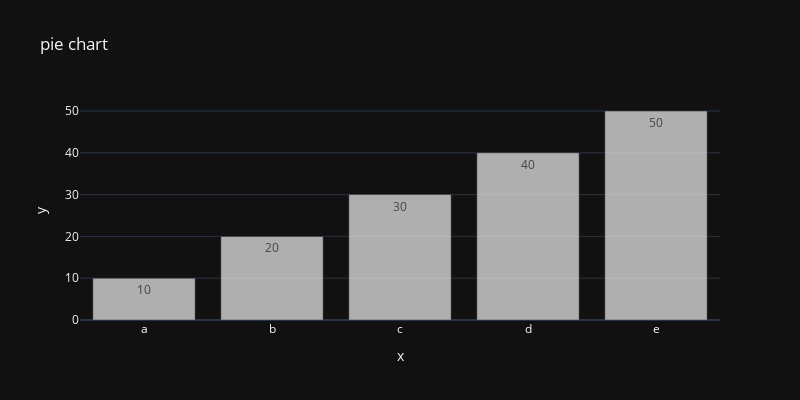

Notebook source saved alongside this figure:
### Code cell
labels= ['a','b','c','d','e']
values= [10,20,30,40,50]
fig= px.bar(x= labels, y= values, title='pie chart', template= 'plotly_dark',
            width=800, height= 400, opacity= 0.7,
            color_discrete_sequence= px.colors.qualitative.Pastel1_r,
            labels={'names':'categories', 'values':'values'}, text=values)
fig.show()

### Figure 1 — Plotly figure (JSON) as saved in the notebook; plotly's stock layout.template omitted (floating-point values rounded to 4 significant figures)
{"data": [{"alignmentgroup": "True", "hovertemplate": "x=%{x}<br>y=%{y}<br>text=%{text}<extra></extra>", "legendgroup": "", "marker": {"color": "rgb(242,242,242)", "opacity": 0.7, "pattern": {"shape": ""}}, "name": "", "offsetgroup": "", "orientation": "v", "showlegend": false, "text": [10, 20, 30, 40, 50], "textposition": "auto", "type": "bar", "x": ["a", "b", "c", "d", "e"], "xaxis": "x", "y": [10, 20, 30, 40, 50], "yaxis": "y"}], "layout": {"barmode": "relative", "height": 400, "legend": {"tracegroupgap": 0}, "title": {"text": "pie chart"}, "width": 800, "xaxis": {"anchor": "y", "domain": [0, 1], "title": {"text": "x"}}, "yaxis": {"anchor": "x", "domain": [0, 1], "title": {"text": "y"}}}}
